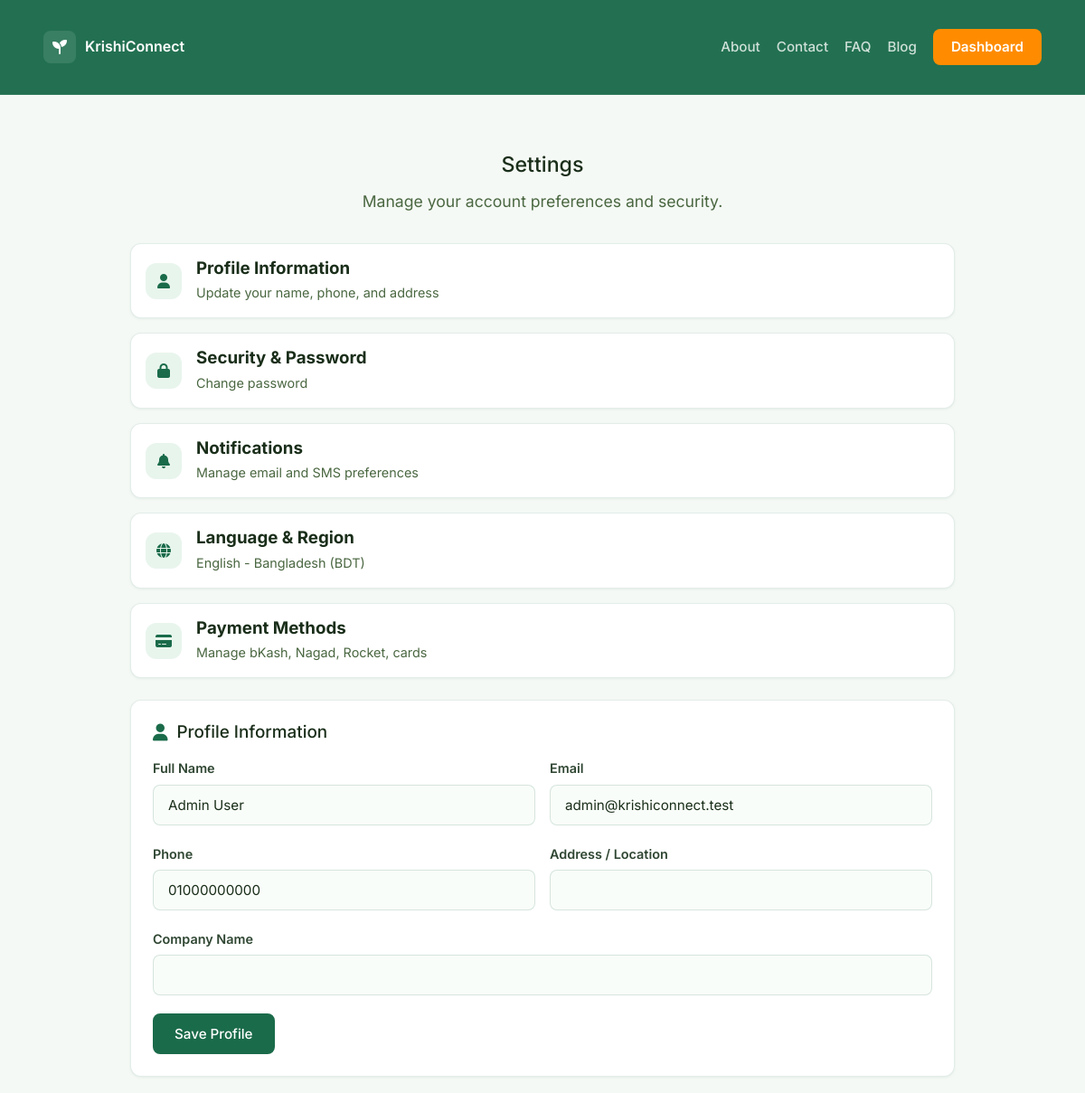
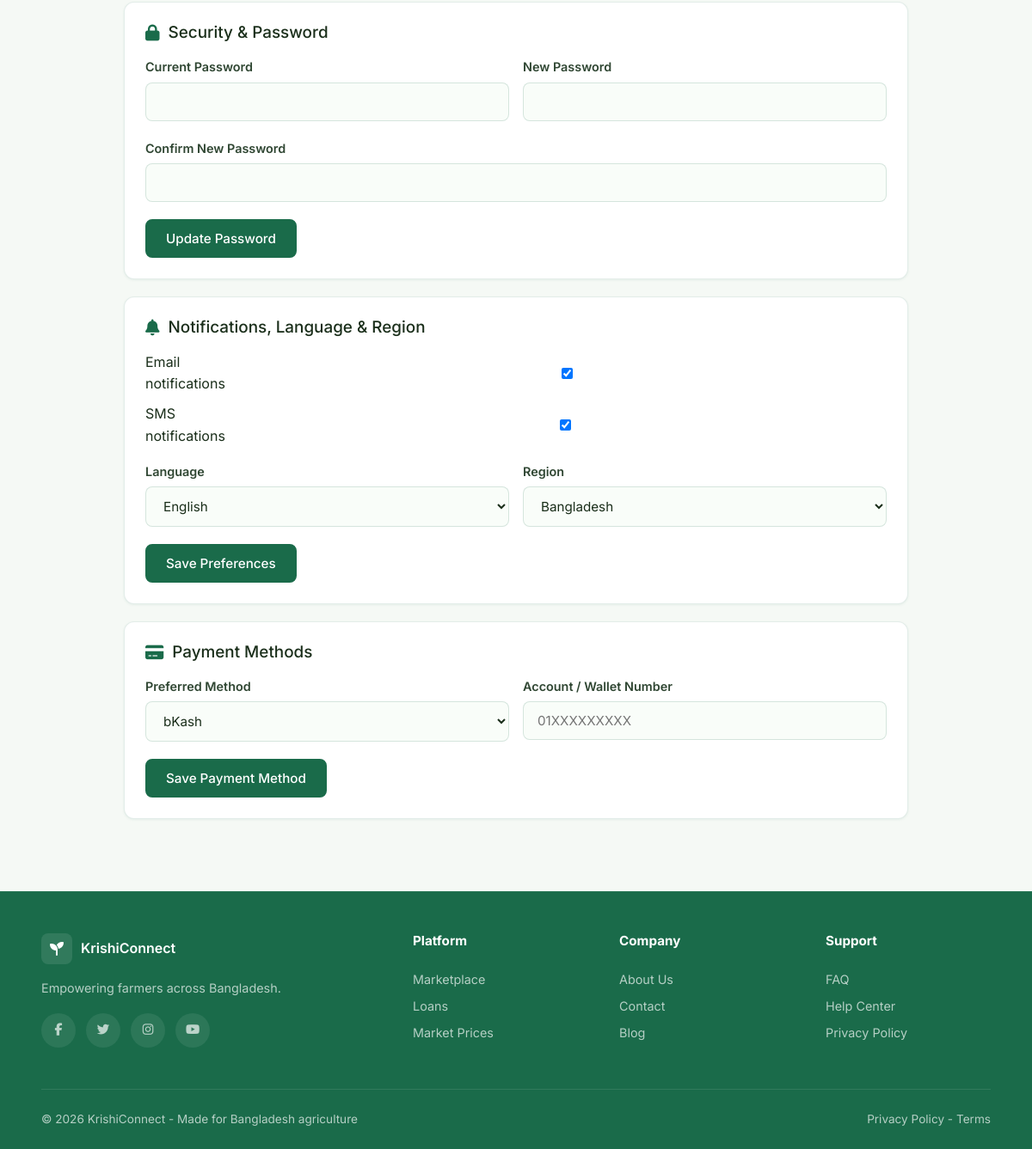
Page /pages/settings.php (signed in) on the committed database (2 pictures, top to bottom).
### tables this page shows
CREATE TABLE users (
    id INT AUTO_INCREMENT PRIMARY KEY,
    full_name VARCHAR(120) NOT NULL,
    email VARCHAR(160) NOT NULL UNIQUE,
    phone VARCHAR(40) DEFAULT NULL,
    role ENUM('farmer','buyer','finance','admin') NOT NULL DEFAULT 'farmer',
    password_hash VARCHAR(255) NOT NULL,
    status ENUM('active','pending','suspended') NOT NULL DEFAULT 'active',
    created_at TIMESTAMP DEFAULT CURRENT_TIMESTAMP,
    updated_at TIMESTAMP DEFAULT CURRENT_TIMESTAMP ON UPDATE CURRENT_TIMESTAMP
);

### app/includes/config.php (called while the page is built)
<?php
return [
    'db' => [
        'host' => getenv('KRISHI_DB_HOST') ?: '127.0.0.1',
        'port' => getenv('KRISHI_DB_PORT') ?: '3307',
        'name' => getenv('KRISHI_DB_NAME') ?: 'krishiconnect',
        'user' => getenv('KRISHI_DB_USER') ?: 'root',
        'pass' => getenv('KRISHI_DB_PASS') ?: '',
        'charset' => getenv('KRISHI_DB_CHARSET') ?: 'utf8mb4',
    ],
    'base_url' => getenv('KRISHI_BASE_URL') !== false ? getenv('KRISHI_BASE_URL') : null,
];

### app/includes/db.php (called while the page is built, shortened)
<?php
function db(): PDO
{
    static $pdo = null;
    if ($pdo instanceof PDO) {
        return $pdo;
    }
    $config = require __DIR__ . '/config.php';
    $db = $config['db'];
    $options = [
        PDO::ATTR_ERRMODE => PDO::ERRMODE_EXCEPTION,
        PDO::ATTR_DEFAULT_FETCH_MODE => PDO::FETCH_ASSOC,
        PDO::ATTR_TIMEOUT => 3,
    ];
    foreach (db_candidate_ports($db['port']) as $port) {
        try {
            try {
                $pdo = db_connect($db, $port, $options, true);
            } catch (PDOException $e) {
                if (!db_is_unknown_database($e)) {
                    throw $e;
                }
                $server = db_connect($db, $port, $options, false);
                db_create_database($server, $db['name'], $db['charset']);
                $pdo = db_connect($db, $port, $options, true);
            }
            return $pdo;
        } catch (PDOException $e) {
            $lastError = $e;
        }
    }
}
function db_candidate_ports(string $configured): array
{
    $ports = [];
    foreach ([$configured, '3306', '3307', '3308'] as $port) {
        $port = trim((string) $port);
        if ($port !== '' && !in_array($port, $ports, true)) {
            $ports[] = $port;
        }
    }
    return $ports;
}
function db_connect(array $db, string $port, array $options, bool $withDatabase): PDO
{
    if ($withDatabase) {
        $dsn = sprintf(
            'mysql:host=%s;port=%s;dbname=%s;charset=%s',
            $db['host'],
            $port,
            $db['name'],
            $db['charset']
        );
    }
    return new PDO($dsn, $db['user'], $db['pass'], $options);
}

### app/includes/helpers.php (called while the page is built, shortened)
<?php
function app_config(): array
{
    static $config = null;
    if ($config === null) {
        $config = require __DIR__ . '/config.php';
    }
    return $config;
}
function base_url(): string
{
    $base = app_config()['base_url'] ?? '';
    return rtrim($base, '/');
}
function url(string $path): string
{
    $base = base_url();
    $path = '/' . ltrim($path, '/');
    return $base . $path;
}
function asset_url(string $path): string
{
    return url($path);
}

### pages/settings.php (the view, shortened to what this page needs)
<?php
require_once __DIR__ . '/../app/includes/helpers.php';
require_once __DIR__ . '/../app/includes/db.php';
$user = current_user();
$pdo = db();
$pdo->exec(
    "CREATE TABLE IF NOT EXISTS user_settings (
        user_id INT PRIMARY KEY,
        email_notifications TINYINT(1) NOT NULL DEFAULT 1,
        sms_notifications TINYINT(1) NOT NULL DEFAULT 1,
        language VARCHAR(40) NOT NULL DEFAULT 'English',
        region VARCHAR(80) NOT NULL DEFAULT 'Bangladesh',
        updated_at TIMESTAMP DEFAULT CURRENT_TIMESTAMP ON UPDATE CURRENT_TIMESTAMP,
        FOREIGN KEY (user_id) REFERENCES users(id) ON DELETE CASCADE
    )"
);
$pdo->exec(
    "CREATE TABLE IF NOT EXISTS user_payment_methods (
        user_id INT PRIMARY KEY,
        method VARCHAR(40) NOT NULL DEFAULT 'bKash',
        account_number VARCHAR(80) DEFAULT NULL,
        updated_at TIMESTAMP DEFAULT CURRENT_TIMESTAMP ON UPDATE CURRENT_TIMESTAMP,
        FOREIGN KEY (user_id) REFERENCES users(id) ON DELETE CASCADE
    )"
);
$stmt = $pdo->prepare('SELECT id, full_name, email, phone, role FROM users WHERE id = ?');
$stmt->execute([(int)$user['id']]);
$account = $stmt->fetch() ?: $user;
$profile = [];
$prefStmt = $pdo->prepare('SELECT * FROM user_settings WHERE user_id = ?');
$prefStmt->execute([(int)$account['id']]);
$prefs = $prefStmt->fetch() ?: [
    'email_notifications' => true,
    'sms_notifications' => true,
    'language' => 'English',
    'region' => 'Bangladesh',
];
$payStmt = $pdo->prepare('SELECT method, account_number AS account FROM user_payment_methods WHERE user_id = ?');
$payStmt->execute([(int)$account['id']]);
$payment = $payStmt->fetch() ?: [
    'method' => 'bKash',
    'account' => '',
];
?>
<!DOCTYPE html>
<html lang="en">
<head>
    <link rel="stylesheet" href="<?= asset_url('css/styles.css'); ?>">
    <link rel="stylesheet" href="https://cdnjs.cloudflare.com/ajax/libs/font-awesome/6.5.1/css/all.min.css">
</head>
<body>
<?php require __DIR__ . '/../app/includes/header.php'; ?>
<section class="section">
    <div class="container" style="max-width:960px">
        <div class="section-header" style="margin-bottom:2rem">
            <h2>Settings</h2>
            <p>Manage your account preferences and security.</p>
        </div>
        <div class="settings-jump-grid">
            <a class="settings-card" href="#profile"><i class="fas fa-user"></i><div><h3>Profile Information</h3><p>Update your name, phone, and address</p></div></a>
            <a class="settings-card" href="#security"><i class="fas fa-lock"></i><div><h3>Security &amp; Password</h3><p>Change password</p></div></a>
            <a class="settings-card" href="#preferences"><i class="fas fa-bell"></i><div><h3>Notifications</h3><p>Manage email and SMS preferences</p></div></a>
            <a class="settings-card" href="#preferences"><i class="fas fa-globe"></i><div><h3>Language &amp; Region</h3><p><?= htmlspecialchars($prefs['language']); ?> - <?= htmlspecialchars($prefs['region']); ?> (BDT)</p></div></a>
            <a class="settings-card" href="#payment"><i class="fas fa-credit-card"></i><div><h3>Payment Methods</h3><p>Manage bKash, Nagad, Rocket, cards</p></div></a>
        </div>
        <div class="settings-panel" id="profile">
            <h2><i class="fas fa-user"></i> Profile Information</h2>
            <form method="post" action="<?= url('app/actions/settings_update.php'); ?>">
                <div class="form-row">
                    <div class="form-group"><label>Full Name</label><input type="text" name="full_name" value="<?= htmlspecialchars($account['full_name'] ?? ''); ?>" required></div>
                    <div class="form-group"><label>Email</label><input type="email" value="<?= htmlspecialchars($account['email'] ?? ''); ?>" disabled></div>
                </div>
                <div class="form-row">
                    <div class="form-group"><label>Phone</label><input type="text" name="phone" value="<?= htmlspecialchars($account['phone'] ?? ''); ?>"></div>
                    <div class="form-group"><label><?= $account['role'] === 'finance' ? 'Designation' : 'Address / Location'; ?></label><input type="text" name="address" value="<?= htmlspecialchars($profile['address'] ?? ''); ?>"></div>
                </div>
                <div class="form-group"><label><?= $account['role'] === 'farmer' ? 'Farm Name' : ($account['role'] === 'finance' ? 'Institution' : 'Company Name'); ?></label><input type="text" name="extra" value="<?= htmlspecialchars($profile['extra'] ?? ''); ?>"></div>
                <button class="btn btn-primary" type="submit">Save Profile</button>
            </form>
        </div>
        <div class="settings-panel" id="security">
            <h2><i class="fas fa-lock"></i> Security &amp; Password</h2>
            <form method="post" action="<?= url('app/actions/settings_update.php'); ?>">
                <div class="form-row">
                    <div class="form-group"><label>Current Password</label><input type="password" name="current_password" required></div>
                    <div class="form-group"><label>New Password</label><input type="password" name="new_password" minlength="8" required></div>
                </div>
                <div class="form-group"><label>Confirm New Password</label><input type="password" name="confirm_password" minlength="8" required></div>
                <button class="btn btn-primary" type="submit">Update Password</button>
            </form>
        </div>
        <div class="settings-panel" id="preferences">
            <h2><i class="fas fa-bell"></i> Notifications, Language &amp; Region</h2>
            <form method="post" action="<?= url('app/actions/settings_update.php'); ?>">
                <div class="settings-list">
                    <label><span>Email notifications</span><input type="checkbox" name="email_notifications" <?= !empty($prefs['email_notifications']) ? 'checked' : ''; ?>></label>
                    <label><span>SMS notifications</span><input type="checkbox" name="sms_notifications" <?= !empty($prefs['sms_notifications']) ? 'checked' : ''; ?>></label>
                </div>
                <div class="form-row" style="margin-top:1rem">
                    <div class="form-group"><label>Language</label><select name="language"><option <?= $prefs['language'] === 'English' ? 'selected' : ''; ?>>English</option></select></div>
                    <div class="form-group"><label>Region</label><select name="region"><option <?= $prefs['region'] === 'Bangladesh' ? 'selected' : ''; ?>>Bangladesh</option></select></div>
                </div>
                <button class="btn btn-primary" type="submit">Save Preferences</button>
            </form>
        </div>
        <div class="settings-panel" id="payment">
            <h2><i class="fas fa-credit-card"></i> Payment Methods</h2>
            <form method="post" action="<?= url('app/actions/settings_update.php'); ?>">
                <div class="form-row">
                    <div class="form-group"><label>Preferred Method</label><select name="payment_method"><option <?= $payment['method'] === 'bKash' ? 'selected' : ''; ?>>bKash</option></select></div>
                    <div class="form-group"><label>Account / Wallet Number</label><input type="text" name="payment_account" value="<?= htmlspecialchars($payment['account']); ?>" placeholder="01XXXXXXXXX"></div>
                </div>
                <button class="btn btn-primary" type="submit">Save Payment Method</button>
            </form>
        </div>
    </div>
</section>
<?php require __DIR__ . '/../app/includes/footer.php'; ?>
</body>
</html>

### rows in the picture
users: full_name "Admin User", email "admin@krishiconnect.test", phone "01000000000"

### other values in the picture
$prefs['language'] "English"
$prefs['region'] "Bangladesh"
